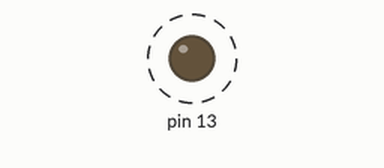
This sketch was run on a simulated Arduino Mega 2560, built with avr-gcc and run on an emulated ATmega2560. On the bench: output pins drawn as LEDs (lit = HIGH). Dashed ring = blinking.

Above: at 0.5 s.
Timing chart, 0 to 4.6 s (numbered marks = the images above):
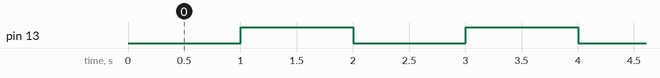

Measured:
- by itself, pin 13: alternates HIGH for 1.0 s and LOW for 1.0 s

The sketch:

10_ex1.ino
```cpp
#define F_CPU 16000000UL

#include <avr/io.h>
#include "millis2560.h"

#define set_bit(value, bit)   ((value) |= (1 << (bit)))
#define clear_bit(value, bit) ((value) &= ~(1 << (bit)))

int main(void) {
  // Arduino Mega 13번 핀 = PB7 = 내장 LED
  set_bit(DDRB, 7);
  clear_bit(PORTB, 7);

  uint8_t state = 0;

  millis2560_init();

  unsigned long time_previous;
  unsigned long time_current;

  time_previous = millis2560();

  while (1) {
    time_current = millis2560();

    if ((time_current - time_previous) > 1000) {
      time_previous = time_current;

      state = !state;

      if (state) {
        set_bit(PORTB, 7);
      } else {
        clear_bit(PORTB, 7);
      }
    }
  }

  return 1;
}
```
